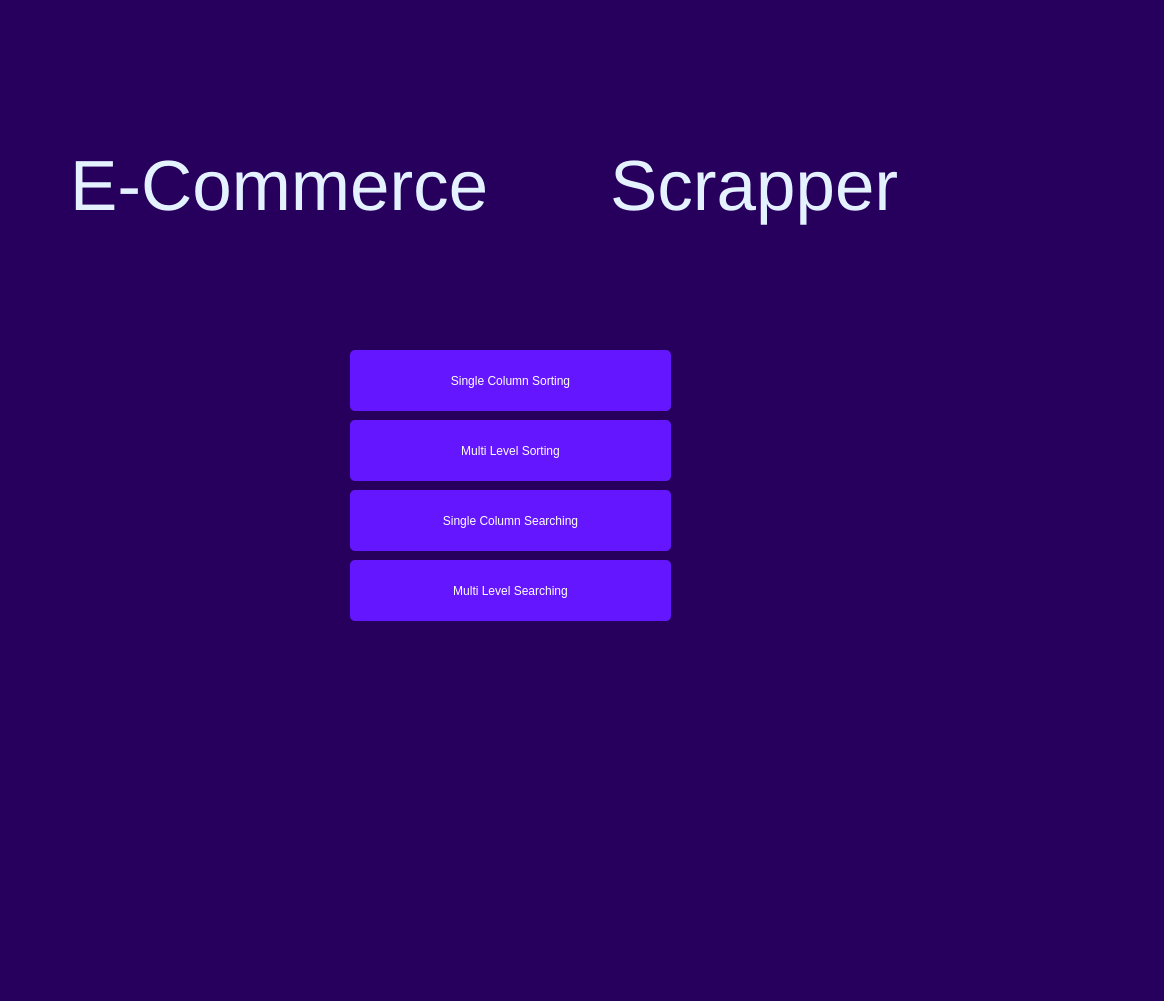
<?xml version="1.0" encoding="UTF-8"?>
<ui version="4.0">
 <class>Form</class>
 <widget class="QWidget" name="Form">
  <property name="geometry">
   <rect>
    <x>0</x>
    <y>0</y>
    <width>1164</width>
    <height>1001</height>
   </rect>
  </property>
  <property name="windowTitle">
   <string>Form</string>
  </property>
  <property name="styleSheet">
   <string notr="true">background-color: #27005D;
</string>
  </property>
  <widget class="QPushButton" name="SingleColSort">
   <property name="geometry">
    <rect>
     <x>350</x>
     <y>350</y>
     <width>321</width>
     <height>61</height>
    </rect>
   </property>
   <property name="styleSheet">
    <string notr="true">
background-color: rgb(100, 23, 255);
color: rgb(255, 255, 255);
font: 16pt &quot;Mongolian Baiti&quot;;
border-radius: 5px;




</string>
   </property>
   <property name="text">
    <string>Single Column Sorting</string>
   </property>
  </widget>
  <widget class="QPushButton" name="MultiColSort">
   <property name="geometry">
    <rect>
     <x>350</x>
     <y>420</y>
     <width>321</width>
     <height>61</height>
    </rect>
   </property>
   <property name="styleSheet">
    <string notr="true">background-color:  rgb(100, 23, 255);
color: rgb(255, 255, 255);
font: 16pt &quot;Mongolian Baiti&quot;;
border-radius: 5px;




</string>
   </property>
   <property name="text">
    <string>Multi Level Sorting</string>
   </property>
  </widget>
  <widget class="QLabel" name="label">
   <property name="geometry">
    <rect>
     <x>70</x>
     <y>120</y>
     <width>501</width>
     <height>131</height>
    </rect>
   </property>
   <property name="maximumSize">
    <size>
     <width>501</width>
     <height>131</height>
    </size>
   </property>
   <property name="font">
    <font>
     <family>MS Shell Dlg 2</family>
     <pointsize>53</pointsize>
     <weight>9</weight>
     <italic>false</italic>
     <bold>false</bold>
    </font>
   </property>
   <property name="styleSheet">
    <string notr="true">color: #E4F1FF;
font: 75 53pt &quot;MS Shell Dlg 2&quot;;</string>
   </property>
   <property name="text">
    <string>E-Commerce</string>
   </property>
  </widget>
  <widget class="QLabel" name="label_2">
   <property name="geometry">
    <rect>
     <x>610</x>
     <y>120</y>
     <width>501</width>
     <height>131</height>
    </rect>
   </property>
   <property name="maximumSize">
    <size>
     <width>501</width>
     <height>131</height>
    </size>
   </property>
   <property name="font">
    <font>
     <family>MS Shell Dlg 2</family>
     <pointsize>53</pointsize>
     <weight>9</weight>
     <italic>false</italic>
     <bold>false</bold>
    </font>
   </property>
   <property name="styleSheet">
    <string notr="true">color: #E4F1FF;
font: 75 53pt &quot;MS Shell Dlg 2&quot;;</string>
   </property>
   <property name="text">
    <string>Scrapper</string>
   </property>
  </widget>
  <widget class="QPushButton" name="MultiColSearch">
   <property name="geometry">
    <rect>
     <x>350</x>
     <y>560</y>
     <width>321</width>
     <height>61</height>
    </rect>
   </property>
   <property name="styleSheet">
    <string notr="true">background-color:  rgb(100, 23, 255);
color: rgb(255, 255, 255);
font: 16pt &quot;Mongolian Baiti&quot;;
border-radius: 5px;




</string>
   </property>
   <property name="text">
    <string>Multi Level Searching</string>
   </property>
  </widget>
  <widget class="QPushButton" name="SingleColSearch">
   <property name="geometry">
    <rect>
     <x>350</x>
     <y>490</y>
     <width>321</width>
     <height>61</height>
    </rect>
   </property>
   <property name="styleSheet">
    <string notr="true">
background-color: rgb(100, 23, 255);
color: rgb(255, 255, 255);
font: 16pt &quot;Mongolian Baiti&quot;;
border-radius: 5px;




</string>
   </property>
   <property name="text">
    <string>Single Column Searching</string>
   </property>
  </widget>
 </widget>
 <resources/>
 <connections/>
</ui>
